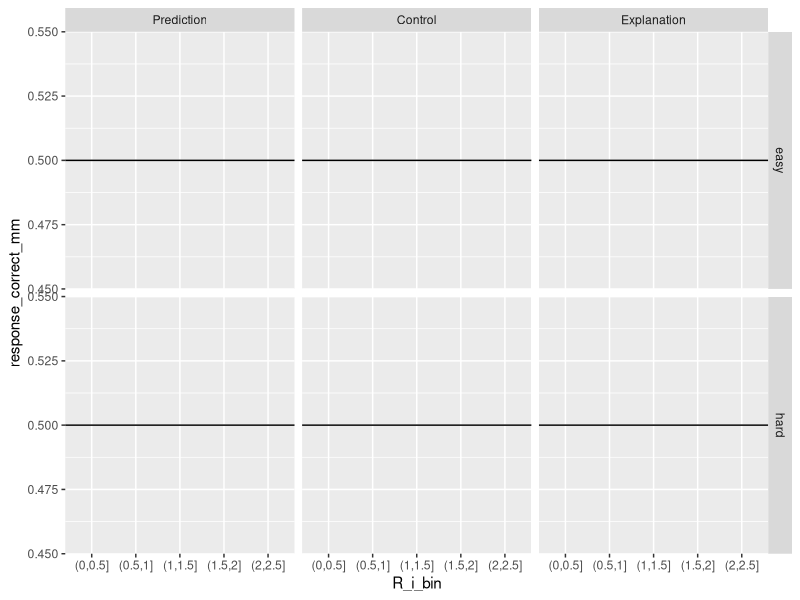

This figure's R source:
library(tidyverse)

df <- read.csv("outputs/2023-03-01_all_trials_with_Ri_v2.csv")

# add bins 
df <-  df %>% mutate(R_i_bin = cut(R_i_mm_eps_0.1, breaks = c(0, 0.5, 1, 1.5, 2, 2.5))) %>% filter(!is.na(R_i_bin)) %>% 
  mutate(task = fct_recode(task,  "Prediction" = "prediction", "Control" = 'control', "Explanation" = "explanation"),
         task = fct_relevel(task,  c("Prediction","Control","Explanation")))

ggplot(df, aes(R_i_bin, response_correct_mm, color = trial_type)) + 
  stat_summary(fun.data = mean_cl_boot, position = position_dodge(0.4)) + 
  geom_hline(yintercept = 0.5) + facet_grid(fsm_type ~ task)
